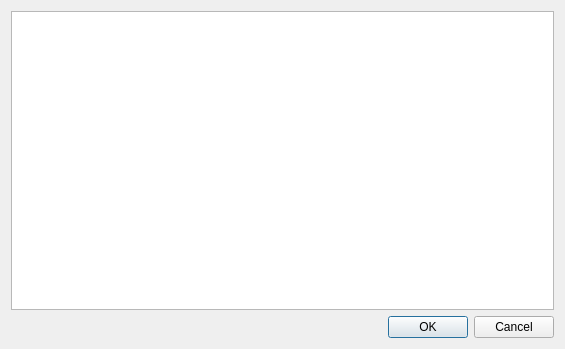
<?xml version="1.0" encoding="UTF-8"?>
<ui version="4.0">
 <class>settingsDialog</class>
 <widget class="QDialog" name="settingsDialog">
  <property name="geometry">
   <rect>
    <x>0</x>
    <y>0</y>
    <width>565</width>
    <height>349</height>
   </rect>
  </property>
  <property name="windowTitle">
   <string>Dialog</string>
  </property>
  <layout class="QVBoxLayout" name="verticalLayout">
   <item>
    <widget class="QTableWidget" name="table"/>
   </item>
   <item>
    <widget class="QDialogButtonBox" name="buttonBox">
     <property name="orientation">
      <enum>Qt::Horizontal</enum>
     </property>
     <property name="standardButtons">
      <set>QDialogButtonBox::Cancel|QDialogButtonBox::Ok</set>
     </property>
    </widget>
   </item>
  </layout>
 </widget>
 <resources/>
 <connections>
  <connection>
   <sender>buttonBox</sender>
   <signal>accepted()</signal>
   <receiver>settingsDialog</receiver>
   <slot>accept()</slot>
   <hints>
    <hint type="sourcelabel">
     <x>248</x>
     <y>254</y>
    </hint>
    <hint type="destinationlabel">
     <x>157</x>
     <y>274</y>
    </hint>
   </hints>
  </connection>
  <connection>
   <sender>buttonBox</sender>
   <signal>rejected()</signal>
   <receiver>settingsDialog</receiver>
   <slot>reject()</slot>
   <hints>
    <hint type="sourcelabel">
     <x>316</x>
     <y>260</y>
    </hint>
    <hint type="destinationlabel">
     <x>286</x>
     <y>274</y>
    </hint>
   </hints>
  </connection>
 </connections>
</ui>
